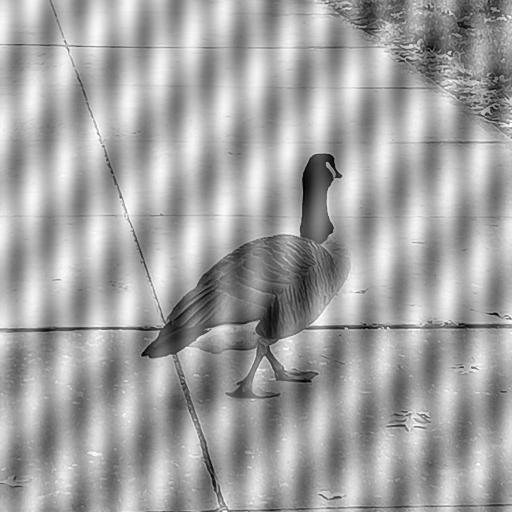
#> input picture lab4/two_noise.jpeg, 512 x 512 px
$ python fourier.py   (older library calls are emulated)
#> lines starting #> are read from the running program, lines starting #| are printed output that depends on the picture; after the words box and inside, x2 and y2 are one past the last pixel; in counts of white or black regions, pixels touching at a corner belong together
import cv2
import numpy as np


def notch(M, N, points):
    H = np.ones((M, N), np.float32)
    for u, v in points:

        for i in range(u - 1, u + 2):
            for j in range(v - 1, v + 2):
                if 0 <= i < M and 0 <= j < N:
                    H[i, j] = 0.0
                    H[(M - 1) - i, (N - 1) - j] = 0.0
    return H


img = cv2.imread('two_noise.jpeg', 0)
#> img is the input picture: shape (512, 512); min 0, max 255, mean 162.7


ft = np.fft.fft2(img)
ft_shift = np.fft.fftshift(ft)
magnitude_spectrum = 20 * np.log(np.abs(ft_shift))
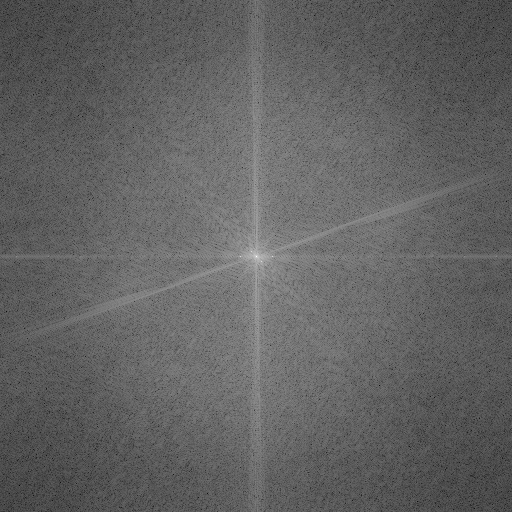
#> magnitude_spectrum: shape (512, 512) float64; min 25.6, max 351.4, mean 151.2; drawn with min black and max white
magnitude_spectrum = cv2.normalize(magnitude_spectrum, None, 0, 255, cv2.NORM_MINMAX, dtype=cv2.CV_8U)
magnitude_spectrum_normalized = cv2.normalize(magnitude_spectrum, None, 0, 255, cv2.NORM_MINMAX, dtype=cv2.CV_8U)

ang = np.angle(ft_shift)
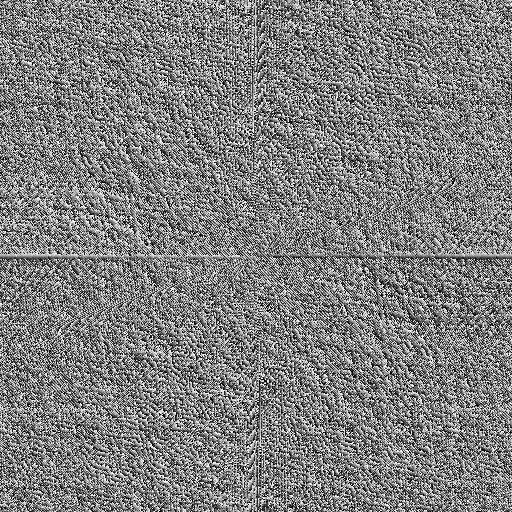
#> ang: shape (512, 512) float64; min -3.14, max 3.14, mean -3.69e-18; drawn with min black and max white
ang_ = cv2.normalize(ang, None, 0, 255, cv2.NORM_MINMAX, dtype=cv2.CV_8U)

points = [(300, 300), (262, 261)]

notch_filter = notch(img.shape[0], img.shape[1], points)

result = magnitude_spectrum * notch_filter
result = 20 * np.log(np.abs(result)+1)
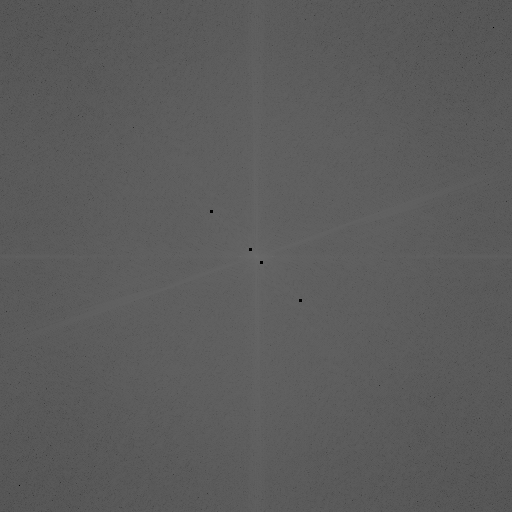
#> result: shape (512, 512) float32; min 0, max 110.9, mean 91.6
result_normalized = cv2.normalize(result, None, 0, 255, cv2.NORM_MINMAX, dtype=cv2.CV_8U)
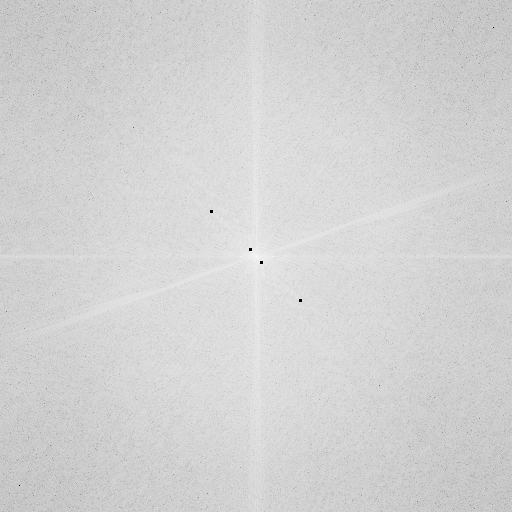
#> result_normalized: shape (512, 512); min 0, max 255, mean 210.6

final_result = np.multiply(result, np.exp(1j*ang))


img_back = np.real(np.fft.ifft2(np.fft.ifftshift(final_result)))
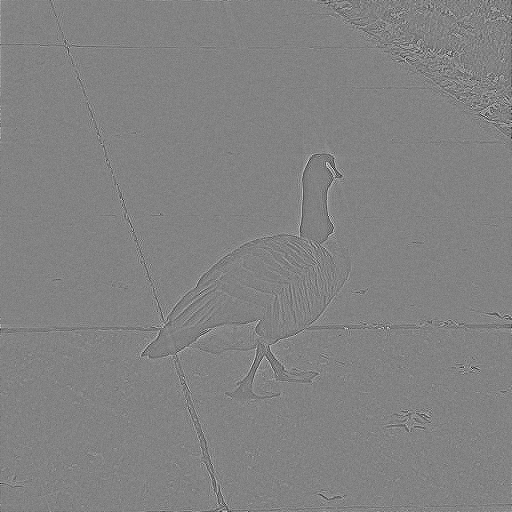
#> img_back: shape (512, 512) float64; min -2.63, max 2.51, mean 0.000423; drawn with min black and max white
img_back_scaled = cv2.normalize(img_back, None, 0, 255, cv2.NORM_MINMAX, dtype=cv2.CV_8U)

cv2.imshow("input ",img)
cv2.imshow("Magnitude Spectrum", magnitude_spectrum)
cv2.imshow("Angle", ang_)
cv2.imshow("notch filter", notch_filter)
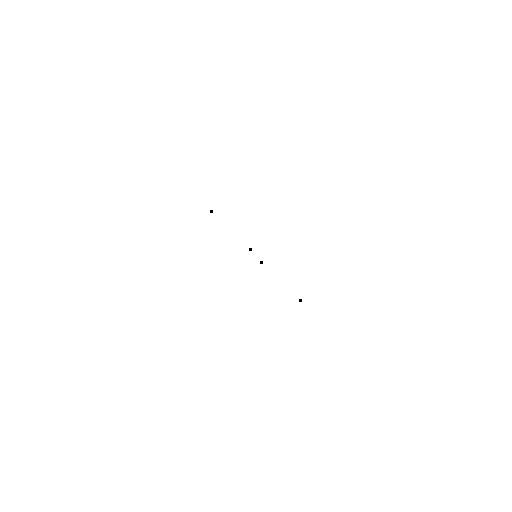
#> window 'notch filter': shape (512, 512) float32; values 0 (black) and 1 (white), 100% white; black in thin lines or dots, all inside (x1, y1, x2, y2) = (210, 210, 302, 302)
cv2.imshow("multiplied", result_normalized)
# cv2.imshow("Magnitude Spectrum normalized", magnitude_spectrum_normalized)
cv2.imshow("Inverse transform", img_back_scaled)
cv2.waitKey(0)
cv2.destroyAllWindows()
